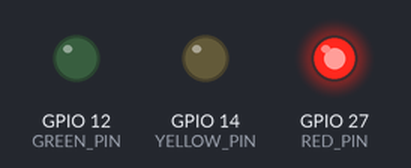
This sketch was run on a simulated ESP32. On the bench: output pins drawn as LEDs (lit = HIGH). WiFi joins after 1.5 s; servers stay silent unless stated; no MQTT or app messages arrive unless stated; what the sketch prints to the serial monitor is not drawn.

Above: at 3.2 s.
At 7.5 s:
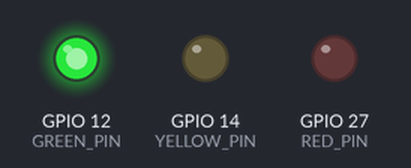
At 11.0 s:
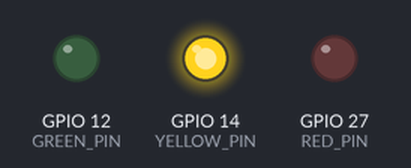
Timing chart, 0 to 17.1 s (numbered marks = the images above):
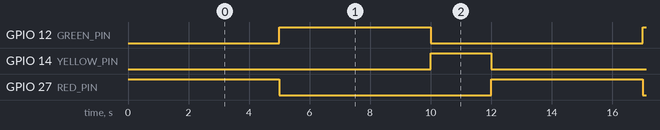

The sketch:

semaforo_controlador.ino
```cpp
#include <WiFi.h>
#include <PubSubClient.h>
#include <WiFiClientSecure.h>

// Certificado raiz do HiveMQ Cloud (válido até 2025)
const char* root_ca = R"EOF(
-----BEGIN CERTIFICATE-----
MIIFBjCCAu6gAwIBAgIRAIp9PhPWLzDvI4a9KQdrNPgwDQYJKoZIhvcNAQELBQAw
TzELMAkGA1UEBhMCVVMxKTAnBgNVBAoTIEludGVybmV0IFNlY3VyaXR5IFJlc2Vh
cmNoIEdyb3VwMRUwEwYDVQQDEwxJU1JHIFJvb3QgWDEwHhcNMjQwMzEzMDAwMDAw
WhcNMjcwMzEyMjM1OTU5WjAzMQswCQYDVQQGEwJVUzEWMBQGA1UEChMNTGV0J3Mg
RW5jcnlwdDEMMAoGA1UEAxMDUjExMIIBIjANBgkqhkiG9w0BAQEFAAOCAQ8AMIIB
CgKCAQEAuoe8XBsAOcvKCs3UZxD5ATylTqVhyybKUvsVAbe5KPUoHu0nsyQYOWcJ
DAjs4DqwO3cOvfPlOVRBDE6uQdaZdN5R2+97/1i9qLcT9t4x1fJyyXJqC4N0lZxG
AGQUmfOx2SLZzaiSqhwmej/+71gFewiVgdtxD4774zEJuwm+UE1fj5F2PVqdnoPy
6cRms+EGZkNIGIBloDcYmpuEMpexsr3E+BUAnSeI++JjF5ZsmydnS8TbKF5pwnnw
SVzgJFDhxLyhBax7QG0AtMJBP6dYuC/FXJuluwme8f7rsIU5/agK70XEeOtlKsLP
Xzze41xNG/cLJyuqC0J3U095ah2H2QIDAQABo4H4MIH1MA4GA1UdDwEB/wQEAwIB
hjAdBgNVHSUEFjAUBggrBgEFBQcDAgYIKwYBBQUHAwEwEgYDVR0TAQH/BAgwBgEB
/wIBADAdBgNVHQ4EFgQUxc9GpOr0w8B6bJXELbBeki8m47kwHwYDVR0jBBgwFoAU
ebRZ5nu25eQBc4AIiMgaWPbpm24wMgYIKwYBBQUHAQEEJjAkMCIGCCsGAQUFBzAC
hhZodHRwOi8veDEuaS5sZW5jci5vcmcvMBMGA1UdIAQMMAowCAYGZ4EMAQIBMCcG
A1UdHwQgMB4wHKAaoBiGFmh0dHA6Ly94MS5jLmxlbmNyLm9yZy8wDQYJKoZIhvcN
AQELBQADggIBAE7iiV0KAxyQOND1H/lxXPjDj7I3iHpvsCUf7b632IYGjukJhM1y
v4Hz/MrPU0jtvfZpQtSlET41yBOykh0FX+ou1Nj4ScOt9ZmWnO8m2OG0JAtIIE38
01S0qcYhyOE2G/93ZCkXufBL713qzXnQv5C/viOykNpKqUgxdKlEC+Hi9i2DcaR1
e9KUwQUZRhy5j/PEdEglKg3l9dtD4tuTm7kZtB8v32oOjzHTYw+7KdzdZiw/sBtn
UfhBPORNuay4pJxmY/WrhSMdzFO2q3Gu3MUBcdo27goYKjL9CTF8j/Zz55yctUoV
aneCWs/ajUX+HypkBTA+c8LGDLnWO2NKq0YD/pnARkAnYGPfUDoHR9gVSp/qRx+Z
WghiDLZsMwhN1zjtSC0uBWiugF3vTNzYIEFfaPG7Ws3jDrAMMYebQ95JQ+HIBD/R
PBuHRTBpqKlyDnkSHDHYPiNX3adPoPAcgdF3H2/W0rmoswMWgTlLn1Wu0mrks7/q
pdWfS6PJ1jty80r2VKsM/Dj3YIDfbjXKdaFU5C+8bhfJGqU3taKauuz0wHVGT3eo
6FlWkWYtbt4pgdamlwVeZEW+LM7qZEJEsMNPrfC03APKmZsJgpWCDWOKZvkZcvjV
uYkQ4omYCTX5ohy+knMjdOmdH9c7SpqEWBDC86fiNex+O0XOMEZSa8DA
-----END CERTIFICATE-----
)EOF";

WiFiClientSecure espClient;
PubSubClient client(espClient);

const char* ssid = "esp32";
const char* password = "jonathan123";

const char* mqtt_server = "c4bd3577289c4b58a61f581b8260c62c.s1.eu.hivemq.cloud";
const int mqtt_port = 8883;
const char* mqtt_username = "jonathan";
const char* mqtt_password = "Atlas.2267";

const char* mqtt_client_id = "esp32_semaforo1";
const char* mqtt_topic_sync = "traffic_light_sync";

// Pinos dos LEDs
const int RED_PIN = 27;
const int YELLOW_PIN = 14;
const int GREEN_PIN = 12;

// Estados do semáforo
enum TrafficState { RED, GREEN, YELLOW };
TrafficState currentState = RED;

// Tempos para cada estado (em ms)
const unsigned long RED_DURATION = 5000;
const unsigned long GREEN_DURATION = 5000;
const unsigned long YELLOW_DURATION = 2000;

unsigned long stateStartTime = 0;

void setup_wifi() {
    delay(10);
    Serial.println("Conectando ao WiFi...");
    WiFi.begin(ssid, password);

    while (WiFi.status() != WL_CONNECTED) {
        delay(500);
        Serial.print(".");
    }
    Serial.println("\nWiFi conectado!");
    Serial.println("Endereço IP: ");
    Serial.println(WiFi.localIP());
}

void mqttCallback(char* topic, byte* payload, unsigned int length) {
    // Semáforo 1 é o Master, não precisa reagir às mensagens MQTT.
}

void reconnect() {
    while (!client.connected()) {
        Serial.println("Tentando conectar ao MQTT...");
        if (client.connect(mqtt_client_id, mqtt_username, mqtt_password)) {
            Serial.println("Conectado ao MQTT!");
        } else {
            Serial.print("Falha, rc=");
            Serial.print(client.state());
            Serial.println(" tentando novamente em 5 segundos.");
            delay(5000);
        }
    }
}

void setLights(bool red, bool yellow, bool green) {
    digitalWrite(RED_PIN, red);
    digitalWrite(YELLOW_PIN, yellow);
    digitalWrite(GREEN_PIN, green);
}

void changeState() {
    switch (currentState) {
        case RED:
            setLights(HIGH, LOW, LOW); // Vermelho aceso
            if (millis() - stateStartTime >= RED_DURATION) {
                currentState = GREEN;
                stateStartTime = millis();
                client.publish(mqtt_topic_sync, "GREEN"); // Publica o estado para o Semáforo 2
            }
            break;

        case GREEN:
            setLights(LOW, LOW, HIGH); // Verde aceso
            if (millis() - stateStartTime >= GREEN_DURATION) {
                currentState = YELLOW;
                stateStartTime = millis();
                client.publish(mqtt_topic_sync, "YELLOW"); // Publica o estado para o Semáforo 2
            }
            break;

        case YELLOW:
            setLights(LOW, HIGH, LOW); // Amarelo aceso
            if (millis() - stateStartTime >= YELLOW_DURATION) {
                currentState = RED;
                stateStartTime = millis();
                client.publish(mqtt_topic_sync, "RED"); // Publica o estado para o Semáforo 2
            }
            break;
    }
}

void setup() {
    Serial.begin(115200);
    pinMode(RED_PIN, OUTPUT);
    pinMode(YELLOW_PIN, OUTPUT);
    pinMode(GREEN_PIN, OUTPUT);

    setLights(HIGH, LOW, LOW); // Inicia com o semáforo no vermelho
    setup_wifi();

    espClient.setCACert(root_ca);
    client.setServer(mqtt_server, mqtt_port);
    client.setCallback(mqttCallback);
}

void loop() {
    if (!client.connected()) {
        reconnect();
    }
    client.loop();
    changeState();
}
```

Measured:
- by itself, GPIO 12 (GREEN_PIN), GPIO 27 (RED_PIN): alternates HIGH for 5.0 s and LOW for 7.0 s
- by itself, GPIO 14 (YELLOW_PIN): alternates HIGH for 2.0 s and LOW for 10.0 s
- by itself, everything shown: repeats every 12.0 s, in 3 steps
